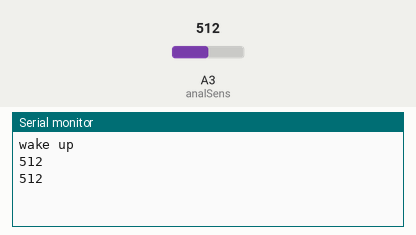
This sketch was run on a simulated Arduino Uno, built with avr-gcc and run on an emulated ATmega328P. Shown: the last lines printed to the serial monitor. The test bench sets the inputs (shaded band); at power-on: A3 (analSens) = 512.

Above: at 2.8 s.
2.9 s: A3 (analSens) set to 716
At 4.7 s:
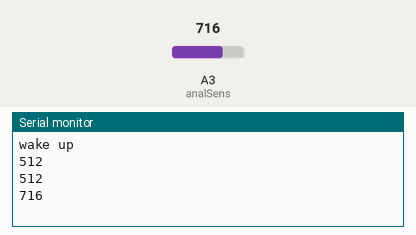
5.6 s: A3 (analSens) set to 900
At 7.5 s:
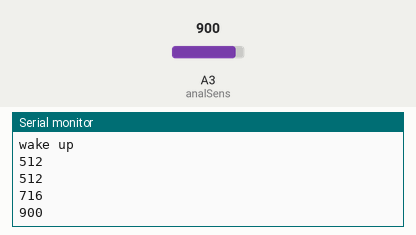
Timing chart, 0 to 9.0 s (numbered marks = the images above; inputs shaded):
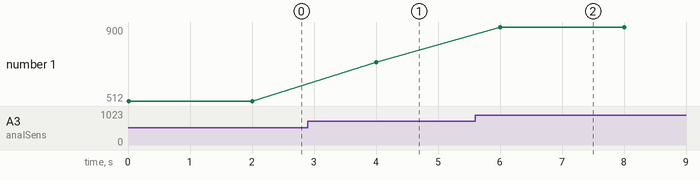

The sketch:

SensorReaderGrapher.ino
```cpp
/*
 Sensor Reader Grapher from Igoe MTT, ch3, proj5,
 Context: Arduino
 orig SensorReader read two analog inputs and two digital inputs and prints
      their values to ser. port (or mon.); I added if block for handshaking w/ Proc.;
 this mod for graphing or byte read, sends series of single ints from one sensor only

 Connections:
 analog sensor(s) on analog input pin (or pot simulates)
 // 2 momentary switches on digital I/O pins

 */
//
//const int leftSensor = 3;    // analog input for the left arm
//const int rightSensor = 4;   // analog input for the right arm
//const int resetButton = 14;   // digital input for the reset button 14=A0
//const int serveButton = 15;   // digital input for the serve button 15=A1
//
//int leftValue = 0;           // reading from the left
//int rightValue = 0;          // reading from the right
//bool reset = 0;               // reading from the reset button, bool = boolean
//boolean serve = 0;            // reading from the serve button

const byte analSens = 3;

void setup()
{
  // configure the serial connection:
  Serial.begin(9600);  // needs to be same as Proc's for it to read serial port
  // configure the digital inputs to any 2 pins (not D0 or D1)
  // pinMode(resetButton, INPUT_PULLUP);  // closing switch grounds the pin, low = on = 1
  // pinMode(serveButton, INPUT_PULLUP);
  // while (Serial.available() <= 0)  // setup halts here until something typed
  Serial.println("wake up");  // should get Proc. serial event to start up

}

void loop()
{
  //  if (Serial.available() > 0)     //type char\r to read values x 1
  //  {
  //    // read the serial buffer to clear it
  //    // you don't care about the value of
  //    // the incoming byte:
  //    Serial.read();   // was  int inByte = -- don't need the ch value,
  //                    // just clears buffer

  // read the analog sensor:
  int pinValue = analogRead(analSens);


  //    rightValue = analogRead(rightSensor);
  //    // read the digital sensors:
  //    reset = !digitalRead(resetButton);
  //    serve = !digitalRead(serveButton);
  //
  //    // print the results:
  //    Serial.print(leftValue, DEC);
  //    Serial.print(",");
  //    Serial.print(rightValue, DEC);  // prints the AR as integer
  //    Serial.print(",");
  //    Serial.print(reset);  //DEC formatter optional here and above
  //    Serial.print(",");
  //    // each set of four readings prints on a line by itself:
  //    Serial.println(serve);  // prints the boolean as 0/1

  Serial.println(pinValue); // sends as char's, so OK in ser mon or Proc string input
  //  Ser.write sends # as byte (0-255) so wraps around if higher than that
   //Serial.write(pinValue);
  delay (2000);

} // end loop
```

Measured:
- after the input at 2.9 s, the serial monitor: prints a new line after 1.1 s (image 1)
- after the input at 5.6 s, the serial monitor: prints a new line after 0.40 s (image 2)
- plotted number 1: 512 → 716 after the input at 2.9 s, 716 → 900 after the input at 5.6 s
